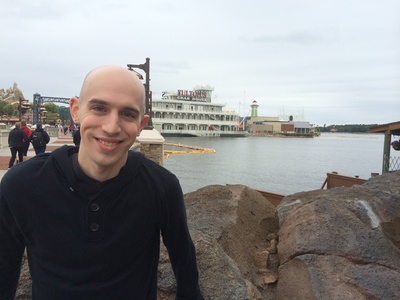
#> input picture images/adrian.png, 400 x 300 px
$ python read_Save.py --img images/adrian.png --save out.png
#> lines starting #> are read from the running program, lines starting #| are printed output that depends on the picture; after the words box and inside, x2 and y2 are one past the last pixel; in counts of white or black regions, pixels touching at a corner belong together
import cv2
import argparse
import numpy as np

"""# read and save image"""
arg = argparse.ArgumentParser(description='provide paths')
arg.add_argument("--img", required=True)
arg.add_argument("--save", required=True)
args = vars(arg.parse_args())

img = cv2.imread(args["img"])
#> img is the input picture: shape (300, 400, 3); mean B, G, R 139.9, 140.1, 141

(h, w, c) = img.shape[:3]
#> h = 300; w = 400; c = 3
print('height -- no of rows', h)
#| height -- no of rows 300
print('width -- no of cols', w)
#| width -- no of cols 400
print('height -- no of channels', c)
#| height -- no of channels 3
print(c)
#| 3

# cv2.imshow("ada", img)
# cv2.imwrite(args["save"], img)
# cv2.waitKey(0)

"""getting and setting pixels"""
# recall:
    # RGB == BGR
    # x,y == y,x

# get pixels
(b,g,r) = img[0, 0]
#> b = 245; g = 239; r = 232
px = img[150, 123]
#> px = [69, 81, 111]
print(px)
#| [ 69  81 111]

# set pixels
img[:1000, :1000] = (0, 255, 255)
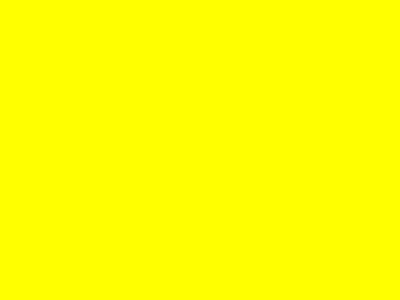
#> img: shape (300, 400, 3); mean B, G, R 0, 255, 255
cv2.imwrite(args["save"], img)


"""drawing"""
# basic drawing

canvas = np.zeros((400, 400, 3), dtype="uint8")
# canvas[:300, :300] = (255, 0, 255)
# cv2.imshow("canvas", canvas)

# line
canvas = np.zeros((400, 400, 3), dtype="uint8")
cv2.line(canvas, (200,200), (400,400), (0, 255, 255), 10) #the 10 is for the pixel 'thickness'
cv2.imshow("line on canvas", canvas)
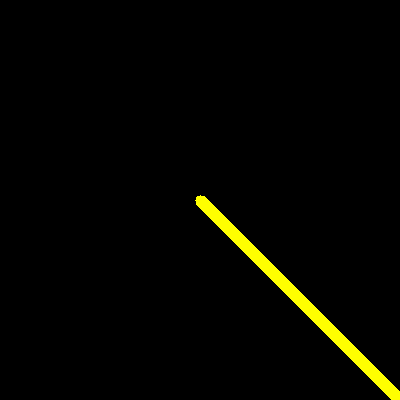
#> window 'line on canvas': shape (400, 400, 3); mean B, G, R 0, 5.4, 5.4
cv2.waitKey(0)
#rectangle
canvas = np.zeros((400, 400, 3), dtype="uint8")
cv2.rectangle(canvas, (200,200), (400,400), (0, 255, 255), -1) #-1 makes it a filled in
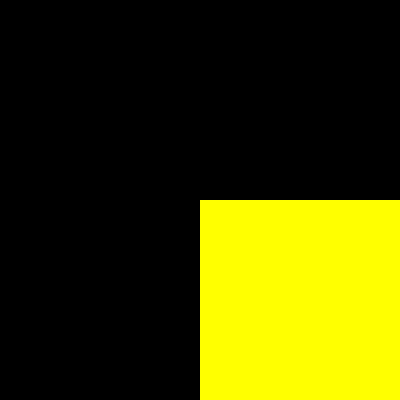
#> canvas: shape (400, 400, 3); mean of channels 0, 1, 2 0, 63.8, 63.8; drawn as B, G, R
cv2.imshow("rect on canvas", canvas)
cv2.waitKey(0)
#circle
canvas = np.zeros((400, 400, 3), dtype="uint8")
(x, y) = (canvas.shape[1]//2, canvas.shape[0]//2)
for r in range(0, 200, 25):
    cv2.circle(canvas, (x,y), r, (255, 45, 111), -1)
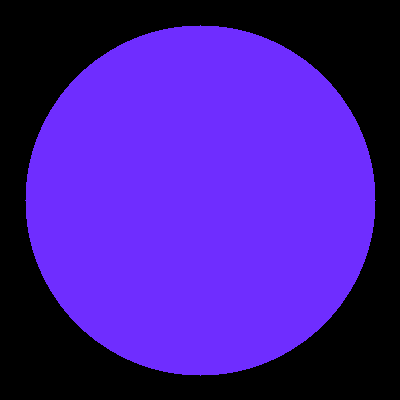
#> canvas: shape (400, 400, 3); mean of channels 0, 1, 2 153.3, 27.1, 66.7; drawn as B, G, R
cv2.imshow("circle on canvas", canvas)
cv2.waitKey(0)

# image drawing
cv2.circle(img, (30,57), 100, (255, 45, 111), 10)
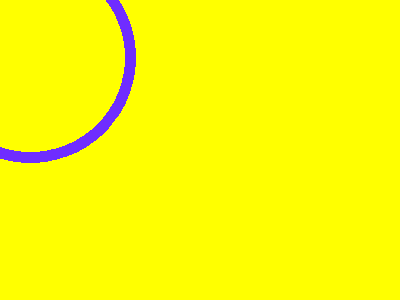
#> img: shape (300, 400, 3); 2.29% of pixels changed, all inside (x1, y1, x2, y2) = (0, 0, 136, 163)
cv2.imshow("circle on ada", img)
cv2.waitKey(0)

# translation

$ run again, on images/coins01.png
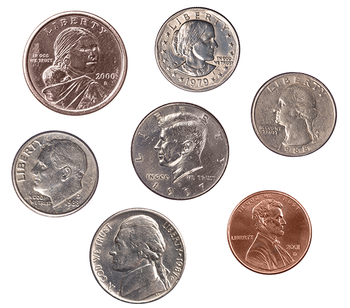
#> input picture images/coins01.png, 350 x 308 px
#> img is the input picture: shape (308, 350, 3); mean B, G, R 195.3, 198.1, 206.5
#| height -- no of rows 308
#| width -- no of cols 350
#| height -- no of channels 3
#| 3
#> b = 255
#> px = [255, 255, 255]
#| [255 255 255]
#> `cv2.circle(img, (30,57), 100, (255, 45, 111), 10)`:
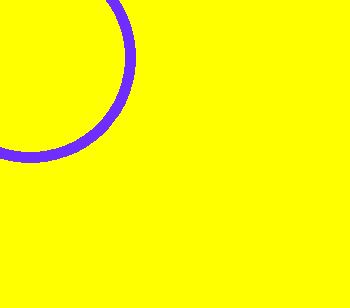
#> img: shape (308, 350, 3); mean B, G, R 6.5, 249.7, 251.3
